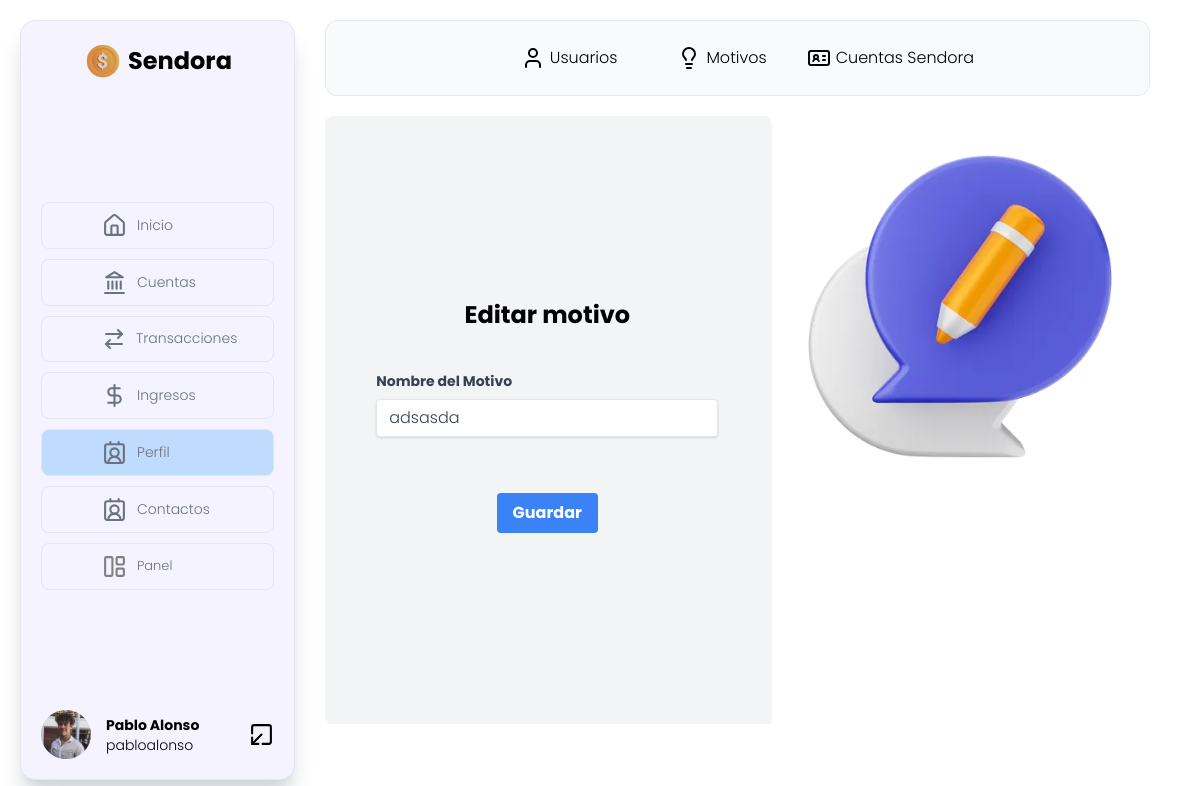
/editar_motivo/2/ (signed in), run on the app's committed database.
### Apps/Profiles/models.py (models this page shows, shortened)
class Profiles(models.Model):
    usuario = models.OneToOneField(Users, on_delete=models.CASCADE)
    foto_perfil = models.ImageField(upload_to='users/', verbose_name="Foto de perfil",  default="users/no-photo.png")
    dni = models.CharField(max_length=50, default=" ", blank=True)
    phone_number = models.CharField(max_length=50, default=" ", blank=True)
    fecha_nacimiento =  models.DateField(null=True, blank=True)
    cuentas_favoritas = models.ManyToManyField(SendoraAccounts, blank=True)
    class Meta:
        verbose_name = "Perfil"
        verbose_name_plural = "Perfiles"

### Apps/Users/models.py (models this page shows, shortened)
class Users(AbstractUser):
    actualizado = models.DateTimeField(auto_now=True)  # Se actualiza automáticamente
    class Meta:
        db_table = "users"
        verbose_name = "Usuario"
        verbose_name_plural = "Usuarios"

### Apps/Motives/models.py (models this page shows, shortened)
class Motives(models.Model):
    nombre = models.CharField(max_length=50)
    class Meta:
        verbose_name = "Motivo"
        verbose_name_plural = "Motivos"

### Apps/Admin/views.py (the view)
# urls.py: path("editar_motivo/<int:pk>/", MotivesUpdateView.as_view(), name="editarmotivo"),
class MotivesUpdateView(UpdateView):
    model = Motives
    fields = ['nombre']  # Campos que se pueden editar
    template_name = 'motivos/editar-motivo.html'
    success_url = reverse_lazy('lista_de_motivos')

### processors/es_administrador.py (called while the page is built)
def usuario_es_administrador(request):
    usuario_es_administrador = request.user.groups.filter(name='Administrador').exists() #el metodo exists() verifica si el usuario pertenece a ese grupo
    return {'usuario_es_administrador': usuario_es_administrador}

### processors/profile.py (called while the page is built)
def get_profile(request):
    if isinstance(request.user, AnonymousUser):
        return {}  # Devuelve un diccionario vacío si el usuario no está autenticado
    try:
        perfil = Profiles.objects.get(usuario=request.user)
    except Profiles.DoesNotExist:
        perfil = None  # Si el perfil no existe, maneja el caso
    return {
        'perfil': perfil if perfil else None
    }

### Apps/Admin/templates/motivos/editar-motivo.html (shortened to what this page needs)
{% extends 'admin-panel.html' %}
{% load static %}
{% block panelcontent %}
<div class="flex  mt-[20px]  justify-end h-[80%] rounded-lg overflow-hidden">
    <form method="POST" class="flex-1 flex h-full flex-col justify-center items-center gap-[40px] bg-gray-100 shadow-md rounded px-8 pt-6 pb-8">
        <h2 class="font-bold text-2xl">Editar motivo</h2>
        <div class="mb-4">
            <label for="nombre" class="block text-gray-700 text-sm font-bold mb-2">
                Nombre del Motivo
            </label>
            <input
                type="text"
                id="nombre"
                name="nombre"
                value="{{ object.nombre }}"
                class="shadow appearance-none border rounded w-full py-2 px-3 text-gray-700 leading-tight focus:outline-none focus:shadow-outline"
                placeholder="Ingresa el nombre del motivo"
            />
        </div>
        <div class="flex justify-end">
            <button
                type="submit"
                class="bg-blue-500 hover:bg-blue-700 text-white font-bold py-2 px-4 rounded focus:outline-none focus:shadow-outline">
                Guardar
            </button>
        </div>
    </form>
    <div class="flex-1">
        <img src="{% static 'img/edit-motive.png' %}" alt="" class="object-contain" width="400px" height="400px">
    </div>
</div>
{% endblock panelcontent %}

### Apps/Dashboard/templates/left-sidebar.html (shortened to what this page needs)
{% load static  %}
<!DOCTYPE html>
<html lang="en">
<head>
    <script src="https://cdn.tailwindcss.com"></script>
    <link rel="stylesheet" href="{% static 'css/left-sidebar.css' %}">
    <link rel="stylesheet" href="{% static 'css/dotted.css' %}">
</head>
<body class="h-[calc(100vh-40px)] m-5 poppinsMedium">
        <div class="flex h-[100%]">
            <div class="flex flex-col justify-between items-center w-[275px] border bg-violet-50 shadow-xl shadow-gray-300 p-[20px] rounded-[15px] overflow-hidden">
                 <div class="flex items-center gap-[5px]  justify-center hover:rotate-3 transition-all duration-300">
                    <img src="{% static 'img/my-coin.png' %}" alt="" width="40px" height="40px">
                    <h2 class="font-bold text-2xl">Sendora</h2>
                 </div>
                 <ul class=" w-[100%] flex flex-col  gap-[10px]">
                    <li class="">
                        <a href="{% url 'dashboard' %} "
                        class="{% if 'dashboard' in request.path %}flex items-center px-[60px] gap-[10px] whitespace-nowrap transition-all duration-300 border bg-blue-200 py-[10px] rounded-lg
                        {% else %}
                        flex items-center px-[60px] gap-[10px] whitespace-nowrap transition-all duration-300  py-[10px] rounded-lg border
                        {% endif %}
                        ">
                            <img src="{% static 'img/home.svg' %}" alt="banks" width="25px" height="25px">
                            <span  class="text-gray-500 text-[14px]">Inicio</span>
                        </a>
                    </li>
                    <li class="">
                        <a href="{% url 'accounts' %}"
                        class="{% if 'accounts' in request.path %}flex items-center px-[60px] gap-[10px] whitespace-nowrap transition-all duration-300 border bg-blue-200 py-[10px] rounded-lg
                        {% else %}
                        flex items-center px-[60px] gap-[10px] whitespace-nowrap transition-all duration-300  py-[10px] rounded-lg border
                        {% endif %}
                        ">
                            <img src="{% static 'img/banks.svg' %}" alt="banks" width="25px" height="25px">
                            <span  class="text-gray-500 text-[14px]">Cuentas</span>
                        </a>
                    </li>
                    <li>
                        <a href="{% url 'transactions' %}"
                        class="{% if 'transactions' in request.path %}flex items-center px-[60px] gap-[10px] whitespace-nowrap transition-all duration-300  border bg-blue-200 py-[10px] rounded-lg
                        {% else %}
                        flex items-center px-[60px] gap-[10px] whitespace-nowrap transition-all duration-300  py-[10px] rounded-lg border
                        {% endif %}
                        ">
                            <img src="{% static 'img/transactions.svg' %}" alt="banks" width="25px" height="25px">
                            <span class="text-gray-500 text-[14px]">Transacciones</span>
                        </a>
                    </li>
                    <li>
                        <a href="{% url 'income' %}"
                        class="{% if 'income' in request.path %}flex items-center px-[60px] gap-[10px] whitespace-nowrap transition-all duration-300  border bg-blue-200 py-[10px] rounded-lg
                        {% else %}
                        flex items-center px-[60px] gap-[10px] whitespace-nowrap transition-all duration-300  py-[10px] rounded-lg border
                        {% endif %}
                        ">
                            <img src="{% static 'img/dollar-sign.svg' %}" alt="banks" width="25px" height="25px">
                            <span class="text-gray-500 text-[14px]">Ingresos</span>
                        </a>
                    </li>
                    <li>
                        <a href="{% url 'editprofile' %}"
                        class="{% if 'edit' in request.path %} flex items-center px-[60px] gap-[10px] whitespace-nowrap transition-all duration-300  border bg-blue-200 py-[10px] rounded-lg
                        {% else %}
                        flex items-center px-[60px] gap-[10px] whitespace-nowrap transition-all duration-300  py-[10px] rounded-lg border
                        {% endif %}
                        ">
                            <img src="{% static 'img/user.svg' %}" alt="banks" width="25px" height="25px">
                            <span class="text-gray-500 text-[14px]">Perfil</span>
                        </a>
                    </li>
                    <li>
                        <a href="{% url 'vercontactos' %}"
                        class="{% if 'vercontactos' in request.path %} flex items-center px-[60px] gap-[10px] whitespace-nowrap transition-all duration-300  border bg-blue-200 py-[10px] rounded-lg
                        {% else %}
                        flex items-center px-[60px] gap-[10px] whitespace-nowrap transition-all duration-300  py-[10px] rounded-lg border
                        {% endif %}
                        ">
                            <img src="{% static 'img/user.svg' %}" alt="banks" width="25px" height="25px">
                            <span class="text-gray-500 text-[14px]">Contactos</span>
                        </a>
                    </li>
                 {% if usuario_es_administrador %}
                            <li>
                                <a href="{% url 'lista_de_usuarios' %}"
                                class="{% if 'lista_de_usuarios' in request.path %} flex items-center px-[60px] gap-[10px] whitespace-nowrap transition-all duration-300  border bg-blue-200 py-[10px] rounded-lg
                                {% else %}
                                flex items-center px-[60px] gap-[10px] whitespace-nowrap transition-all duration-300  py-[10px] rounded-lg border
                                {% endif %}
                                ">
                                    <img src="{% static 'img/panel.svg' %}" alt="banks" width="25px" height="25px">
                                    <span class="text-gray-500 text-[13px]">Panel</span>
                                </a>
                            </li>
                    {% endif %}
                 </ul>
                <footer class="flex justify-between items-center w-[100%]">
                   <div class="flex items-center gap-[15px]">
                        <div>
                            <img src="{{ perfil.foto_perfil.url }}" alt="user-photo" width="50px" height="50px" class="rounded-[50%] transform hover:scale-110 transition-all duration-300">
                        </div>
                        <div class="text-sm">
                            <h3 class="font-bold">{{ user.first_name }} {{ user.last_name }}</h3>
                            <p>{{ user.username }}</p>
                        </div>
                   </div>
                    <a href="{% url 'logout' %}">
                        <img src="{% static 'img/leave.svg' %}" alt="logout" width="25px" height="25px">
                    </a>
                </footer>
            </div>
            <div class=" flex-1 rounded-[15px] overflow-hidden  px-[30px] ">
                {% block sidebar %}
                {% endblock sidebar %}
            </div>
        </div>
</body>
</html>

### Apps/Dashboard/static/css/left-sidebar.css (style rules this page uses)
.poppinsMedium { font-family: "Poppins", sans-serif; font-weight: 300; font-style: normal; }

### data on the page
Profiles: foto_perfil (picture)
Users: first_name "Pablo", last_name "Alonso", username "pabloalonso"
Motives: nombre "adsasda"
